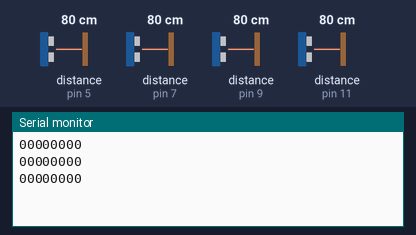
Simulated run of this sketch. Board: Arduino Nano, built with avr-gcc and run on an emulated ATmega328P. Shown: the last lines printed to the serial monitor. Wiring (inferred from the names in the program): 4 × ultrasonic range finder: trigger pin 6, echo pin 5 / trigger pin 8, echo pin 7 / trigger pin 10, echo pin 9 / trigger pin 12, echo pin 11. The test bench sets the inputs (shaded band); at power-on: distance to the obstacle (sensors on pin 5, pin 7, pin 9, pin 11) 80 cm. The echo pulse lasts 58.3 µs per cm.

Above: at 1.3 s.
1.4 s: distance to the obstacle (sensor on pin 5) set to 2 cm
At 2.0 s:
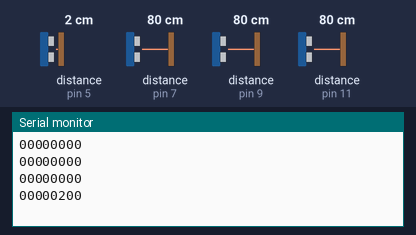
2.9 s: distance to the obstacle (sensor on pin 7) set to 2 cm
At 3.5 s:
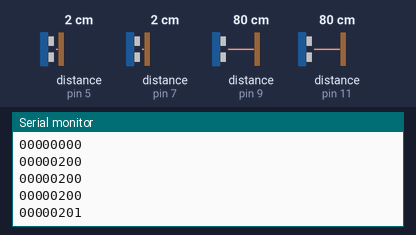
4.4 s: distance to the obstacle (sensor on pin 9) set to 2 cm
At 5.1 s:
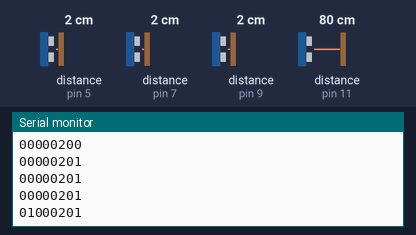
5.9 s: distance to the obstacle (sensor on pin 11) set to 2 cm
At 6.6 s:
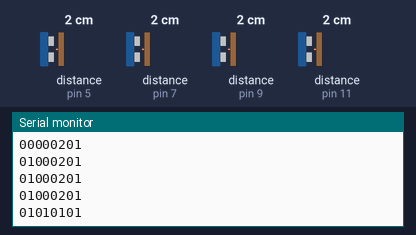
7.4 s: distance to the obstacle (sensor on pin 5) set to 4 cm
At 8.1 s:
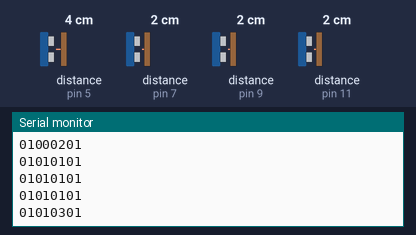
8.9 s: distance to the obstacle (sensor on pin 7) set to 4 cm
At 9.6 s:
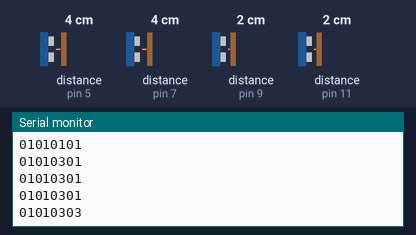
Timing chart, 0 to 11.4 s (numbered marks = the images above; inputs shaded):
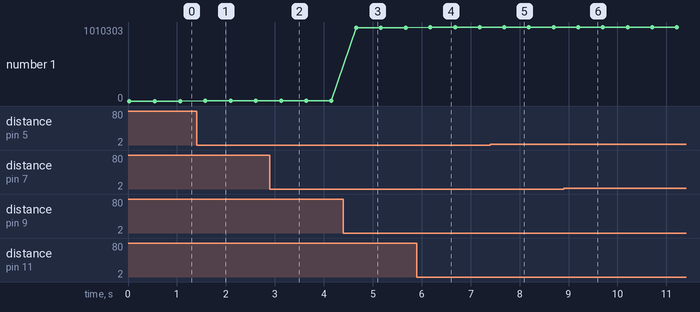

Measured:
- after the input at 1.4 s, the serial monitor: prints a new line after 0.18 s (image 1)
- after the input at 2.9 s, the serial monitor: prints a new line after 0.23 s (image 2)
- after the input at 4.4 s, the serial monitor: prints a new line after 0.26 s (image 3)
- after the input at 5.9 s, the serial monitor: prints a new line after 0.28 s (image 4)
- after the input at 7.4 s, the serial monitor: prints a new line after 0.29 s (image 5)
- after the input at 8.9 s, the serial monitor: prints a new line after 0.30 s (image 6)
- plotted number 1: 0 → 200 after the input at 1.4 s, 200 → 201 after the input at 2.9 s, 201 → 1000201 after the input at 4.4 s, 1000201 → 1010101 after the input at 5.9 s, 1010101 → 1010301 after the input at 7.4 s

The sketch:

ArduinoUltrasonic.ino
```cpp
//Trig is yellow
//Echo is white

//Front
int echoF = 9;
int trigF = 10;

//Left
int echoL = 11;
int trigL = 12;

//Back
int echoB = 7;
int trigB = 8;

//Right
int echoR = 5;
int trigR = 6;

//Variables
String returnString, front, left, right, back;


//Pin and serial config
void setup() {
  pinMode(trigF, OUTPUT); // Sets the trigPin as an Output
  pinMode(echoF, INPUT); // Sets the echoPin as an Input

  pinMode(trigR, OUTPUT); // Sets the trigPin as an Output
  pinMode(echoR, INPUT); // Sets the echoPin as an Input

  pinMode(trigB, OUTPUT); // Sets the trigPin as an Output
  pinMode(echoB, INPUT); // Sets the echoPin as an Input

  pinMode(trigL, OUTPUT); // Sets the trigPin as an Output
  pinMode(echoL, INPUT); // Sets the echoPin as an Input

  Serial.begin(9600); // Starts the serial communication @ baud rate of 9600
}

void loop() {

  //Get distance in cm from all sensors
  front = distance(echoF,trigF);
  left = distance(echoL,trigL);
  right = distance(echoR,trigR);
  back = distance(echoB,trigB);

  //Assemble all measurments into a string and send it to Jetson Nano
  Serial.println(String(front)+String(left)+String(right)+String(back));

  //Pause between measurments sent to Jetson Nano
  delay(500);
}

//This function will get the distance in cm from the specified ultrasonic sensor
String distance(int echo, int trig) {

  //Variables
  long duration;
  long distance;

  //Init trig pin and sending pulse
  digitalWrite(trig, LOW);
  delayMicroseconds(2);
  // Sets the trigPin on HIGH state for 10 micro seconds
  digitalWrite(trig, HIGH);
  delayMicroseconds(10);
  digitalWrite(trig, LOW);

  // Reads the echoPin, returns the sound wave travel time in microseconds
  duration = pulseIn(echo, HIGH);

  // Calculating the distance in cm
  distance = duration * 0.034 / 2;

  //If distance is between 20 and 10cm we return the number
  if(distance <= 20 && distance >= 10) {
    return String(distance);

    /* If distance is greater than 0 and less than 10 we
    add a zero "0" to the front to ensure every measurment is 2 digits long
    5 -> 05 */
  } else if(distance > 0 && distance < 10) {
    return "0" + String(distance);

    //If measurment is not greater than 0  and less than 20 then return "00"
  } else {
    return "00";
  }

}
```
